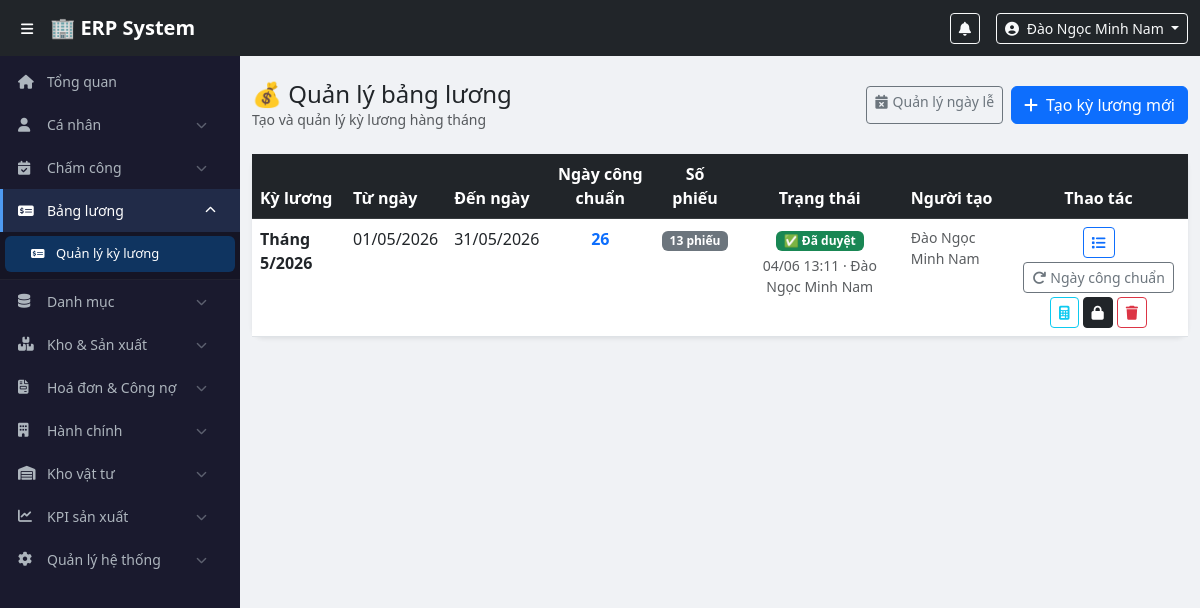
Screenshot of /modules/payroll/index.php (signed in) with the database file from the repository.
### tables this page shows
CREATE TABLE `payroll_periods` (
  `id` int(11) NOT NULL,
  `period_year` smallint(6) NOT NULL,
  `period_month` tinyint(4) NOT NULL,
  `period_from` date NOT NULL,
  `period_to` date NOT NULL,
  `working_days` tinyint(4) NOT NULL,
  `status` enum('draft','submitted','approved','locked') DEFAULT 'draft',
  `note` text DEFAULT NULL,
  `created_by` int(11) DEFAULT NULL,
  `submitted_at` datetime DEFAULT NULL,
  `submitted_by` int(11) DEFAULT NULL,
  `approved_at` datetime DEFAULT NULL,
  `approved_by` int(11) DEFAULT NULL,
  `locked_at` datetime DEFAULT NULL,
  `locked_by` int(11) DEFAULT NULL,
  `created_at` timestamp NOT NULL DEFAULT current_timestamp(),
  `updated_at` timestamp NOT NULL DEFAULT current_timestamp() ON UPDATE current_timestamp()
);

CREATE TABLE `users` (
  `id` int(11) NOT NULL,
  `employee_code` varchar(20) NOT NULL,
  `full_name` varchar(100) NOT NULL,
  `username` varchar(50) NOT NULL,
  `password_hash` varchar(255) NOT NULL,
  `email` varchar(100) DEFAULT NULL,
  `phone` varchar(20) DEFAULT NULL,
  `role_id` int(11) NOT NULL,
  `department_id` int(11) DEFAULT NULL,
  `is_active` tinyint(1) DEFAULT 1,
  `created_at` timestamp NOT NULL DEFAULT current_timestamp()
);

### config/auth.php (called while the page is built, shortened)
<?php
function isLoggedIn() {
    return isset($_SESSION['user_id']) && !empty($_SESSION['user_id']);
}
function hasRole(...$roles) {
    return in_array($_SESSION['role'], $roles);
}
?>

### modules/payroll/index.php (the view, shortened to what this page needs)
<?php
require_once $_SERVER['DOCUMENT_ROOT'] . '/erp/config/auth.php';
$pdo  = getDBConnection();
$periods = $pdo->query("
    SELECT pp.*,
           u.full_name AS created_name,
           u2.full_name AS submitted_name,
           u3.full_name AS approved_name,
           u4.full_name AS locked_name,
           (SELECT COUNT(*) FROM payroll_slips WHERE period_id = pp.id) AS slip_count
    FROM payroll_periods pp
    LEFT JOIN users u  ON pp.created_by   = u.id
    LEFT JOIN users u2 ON pp.submitted_by = u2.id
    LEFT JOIN users u3 ON pp.approved_by  = u3.id
    LEFT JOIN users u4 ON pp.locked_by    = u4.id
    ORDER BY pp.period_year DESC, pp.period_month DESC
")->fetchAll();
include $_SERVER['DOCUMENT_ROOT'] . '/erp/includes/header.php';
include $_SERVER['DOCUMENT_ROOT'] . '/erp/includes/sidebar.php';
?>
<div class="main-content">
<div class="container-fluid py-4">
    <div class="d-flex justify-content-between align-items-center mb-4">
        <div>
            <h4 class="mb-0">💰 Quản lý bảng lương</h4>
            <p class="text-muted small mb-0">Tạo và quản lý kỳ lương hàng tháng</p>
        </div>
        <div class="d-flex gap-2">
            <a href="/erp/modules/payroll/holidays.php" class="btn btn-outline-secondary btn-sm">
                <i class="fas fa-calendar-times me-1"></i>Quản lý ngày lễ
            </a>
            <button class="btn btn-primary" data-bs-toggle="modal" data-bs-target="#createModal">
                <i class="fas fa-plus me-2"></i>Tạo kỳ lương mới
            </button>
        </div>
    </div>
    <div class="card border-0 shadow-sm">
        <div class="card-body p-0">
            <table class="table table-hover mb-0">
                <thead class="table-dark">
                    <tr>
                        <th>Kỳ lương</th>
                        <th>Từ ngày</th>
                        <th>Đến ngày</th>
                        <th class="text-center">Ngày công chuẩn</th>
                        <th class="text-center">Số phiếu</th>
                        <th class="text-center">Trạng thái</th>
                        <th>Người tạo</th>
                        <th class="text-center">Thao tác</th>
                    </tr>
                </thead>
                <tbody>
                <?php if (empty($periods)): ?>
                <tr>
                    <td colspan="8" class="text-center text-muted py-5">
                        <i class="fas fa-inbox fa-3x mb-3 d-block opacity-25"></i>
                        Chưa có kỳ lương nào. Tạo kỳ lương đầu tiên!
                    </td>
                </tr>
                <?php else: ?>
                <?php foreach ($periods as $p):
                    $statusMap = [
                        'draft'     => ['secondary', '📝 Nháp'],
                        'submitted' => ['warning',   '📤 Chờ duyệt'],
                        'approved'  => ['success',   '✅ Đã duyệt'],
                        'locked'    => ['dark',      '🔒 Đã lock'],
                    ];
                    [$sCls, $sLbl] = $statusMap[$p['status']] ?? ['secondary', '?'];
                ?>
                <tr>
                    <td class="fw-bold">
                        Tháng <?= $p['period_month'] ?>/<?= $p['period_year'] ?>
                    </td>
                    <td><?= date('d/m/Y', strtotime($p['period_from'])) ?></td>
                    <td><?= date('d/m/Y', strtotime($p['period_to'])) ?></td>
                    <td class="text-center fw-bold text-primary"><?= $p['working_days'] ?></td>
                    <td class="text-center">
                        <span class="badge bg-secondary"><?= $p['slip_count'] ?> phiếu</span>
                    </td>
                    <td class="text-center">
                        <span class="badge bg-<?= $sCls ?>"><?= $sLbl ?></span>
                        <?php if ($p['approved_at']): ?>
                        <div class="small text-muted mt-1">
                            <?= date('d/m H:i', strtotime($p['approved_at'])) ?>
                            · <?= htmlspecialchars($p['approved_name'] ?? '') ?>
                        </div>
                        <?php endif; ?>
                    </td>
                    <td class="small text-muted">
                        <?= htmlspecialchars($p['created_name'] ?? '') ?>
                    </td>
                    <td class="text-center">
                        <div class="d-flex gap-1 justify-content-center flex-wrap">
                            <a href="/erp/modules/payroll/slip_list.php?period_id=<?= $p['id'] ?>"
                               class="btn btn-sm btn-outline-primary" title="Xem phiếu lương">
                                <i class="fas fa-list"></i>
                            </a>
                            <?php if ($p['status'] !== 'locked'): ?>
                            <form method="POST" class="d-inline"
                                  onsubmit="return confirm('Cập nhật lại ngày công chuẩn cho kỳ Tháng <?= $p['period_month'] ?>/<?= $p['period_year'] ?>?\n\nSau đó nên bấm tính lại lương để cập nhật toàn bộ phiếu.');">
                                <button type="submit" class="btn btn-sm btn-outline-secondary"
                                        title="Cập nhật ngày công chuẩn">
                                    <i class="fas fa-redo me-1"></i>Ngày công chuẩn
                                </button>
                            </form>
                            <button class="btn btn-sm btn-outline-info"
                                    onclick="recalcAll(<?= $p['id'] ?>, this)"
                                    title="Tính lại lương hàng loạt">
                                <i class="fas fa-calculator"></i>
                            </button>
                            <?php endif; ?>
                            <?php if ($p['status'] === 'approved' && hasRole('director')): ?>
                            <button class="btn btn-sm btn-dark"
                                    onclick="doWorkflow(<?= $p['id'] ?>, 'lock', this)"
                                    title="Lock - Không thể sửa nữa">
                                <i class="fas fa-lock"></i>
                            </button>
                            <?php endif; ?>
                            <?php if (hasRole('director') && $p['status'] !== 'locked'): ?>
                            <form method="POST" class="d-inline"
                                  onsubmit="return confirm('⚠️ Xoá kỳ lương Tháng <?= $p['period_month'] ?>/<?= $p['period_year'] ?>?\n\nToàn bộ <?= $p['slip_count'] ?> phiếu lương sẽ bị xoá vĩnh viễn!\nHành động này không thể hoàn tác!')">
                                <button type="submit" class="btn btn-sm btn-outline-danger" title="Xoá kỳ lương">
                                    <i class="fas fa-trash"></i>
                                </button>
                            </form>
                            <?php endif; ?>
                        </div>
                    </td>
                </tr>
                <?php endforeach; ?>
                <?php endif; ?>
                </tbody>
            </table>
        </div>
    </div>
</div>
</div>
<?php include $_SERVER['DOCUMENT_ROOT'] . '/erp/includes/footer.php'; ?>

### assets/css/style.css (style rules this page uses)
body { padding-top: 56px; background: #f0f2f5; font-family: 'Segoe UI', sans-serif; }
.main-content { margin-left: 240px; transition: margin-left 0.3s; min-height: calc(100vh - 56px); }
.card { border-radius: 12px !important; }

### rows the page displays
payroll_periods: period_month "5", period_year "2026", period_from "01/05/2026", period_to "31/05/2026", working_days "26", slip_count "13", sLbl "✅ Đã duyệt", approved_at "04/06 13:11", created_by.full_name "Đào Ngọc Minh Nam"

### other values shown
$user['full_name'] "Đào Ngọc Minh Nam"
